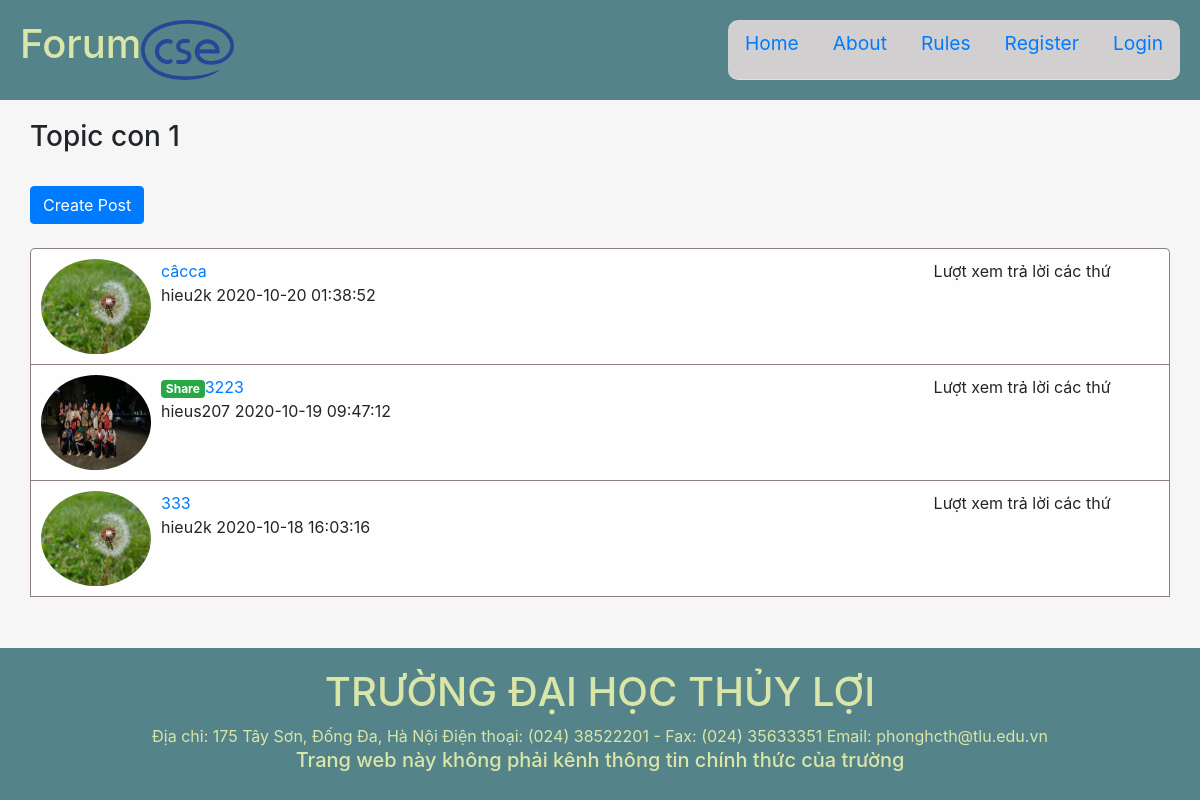
The page /Forum/index.php?controller=topics&action=mtp_index&mtp_id=1 on the database as committed earlier.
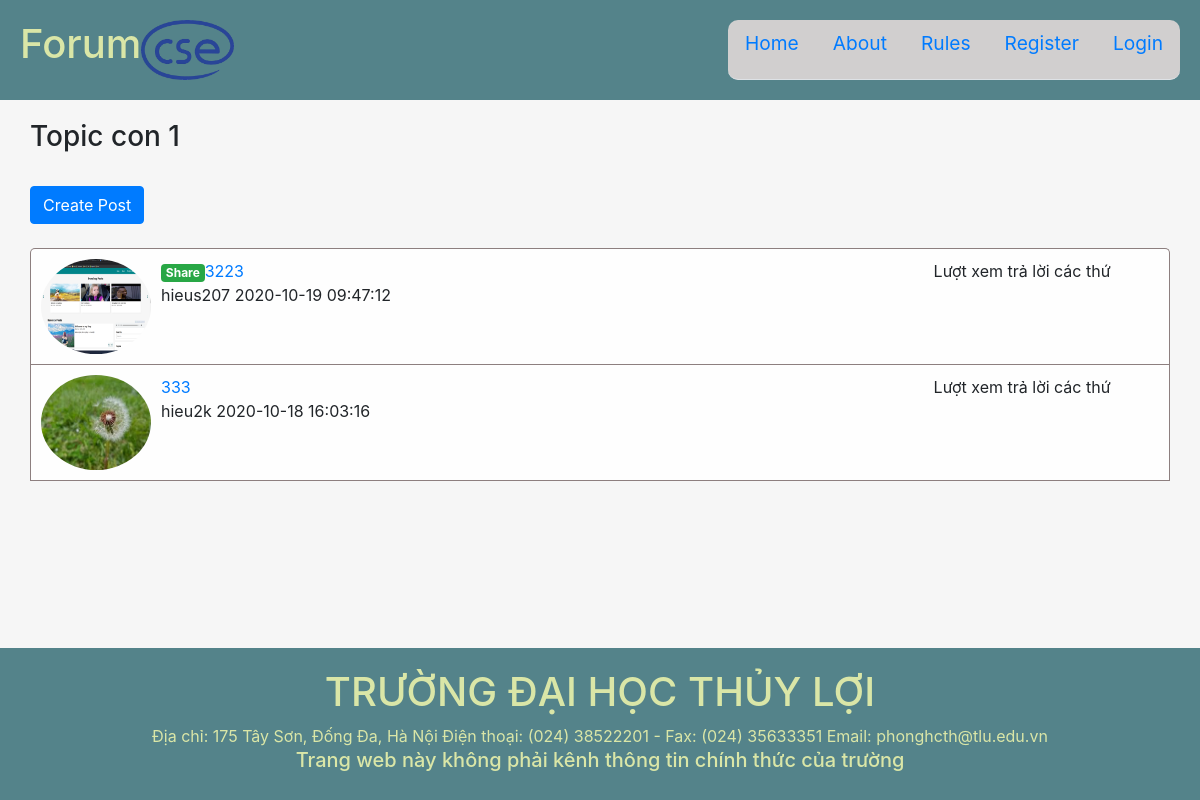
The same page on the database as committed later.
### tables this page shows
CREATE TABLE `posts` (
  `post_id` int(11) NOT NULL,
  `title` varchar(255) NOT NULL,
  `create_at` timestamp NOT NULL DEFAULT current_timestamp(),
  `edit_at` timestamp NULL DEFAULT NULL,
  `body` text NOT NULL,
  `tags` varchar(255) DEFAULT NULL,
  `status` tinyint(4) NOT NULL DEFAULT 1,
  `user_id` int(11) NOT NULL,
  `topic_id` int(11) NOT NULL,
  `mitopic_id` int(11) DEFAULT NULL
);

CREATE TABLE `users` (
  `user_id` int(11) NOT NULL,
  `username` varchar(60) NOT NULL,
  `fullname` varchar(60) NOT NULL,
  `email` varchar(255) NOT NULL,
  `avt` varchar(255) NOT NULL DEFAULT 'none.jpg',
  `password` varchar(255) NOT NULL,
  `code` varchar(255) DEFAULT NULL,
  `create_at` timestamp NOT NULL DEFAULT current_timestamp(),
  `admin` tinyint(4) NOT NULL DEFAULT 0,
  `status` tinyint(4) NOT NULL DEFAULT 0
);

### Forum/index.php (called while the page is built, shortened)
<?php
$action = isset($_GET['action']) ? $_GET['action'] : 'index';
$object = new $controller;
$object->$action();
?>

### Forum/models/model.php (called while the page is built, shortened)
<?php
    require_once("path.php");
    function openConnect(){
        $conn=mysqli_connect(HOST,USER,PASS,DB);
        return $conn;
    }
?>

### Forum/models/MitopicModel.php (called while the page is built, shortened)
<?php
    require_once("model.php");
    class MitopicModel{
        public $connection;
        function MitopicModel($title='',$description='',$topic_id=''){
            $this->connection=openConnect();
        }
        function getNamebyId($mtp_id){
            $sql="SELECT title FROM ". self::TABLE ." WHERE mitopic_id='$mtp_id'";
            $rs=mysqli_query($this->connection,$sql);
            $result=mysqli_fetch_assoc($rs);
            return $result;
        }
    }
?>

### Forum/path.php (called while the page is built, shortened)
<?php
    $BASE_URL="http://localhost:8080/Forum";
?>

### Forum/models/PostModel.php (called while the page is built, shortened)
<?php
    require_once("model.php");
    class PostModel{
        public $connection;
        function PostModel($title="",$body="",$tags="",$user_id="",$topic_id="",$mitopic_id="",$edit_at=""){
            $this->connection=openConnect();
        }
        function getPostInMTP($mtp_id){
            $sql="SELECT p.*,u.username,u.user_id,u.avt FROM posts As p JOIN users as u ON p.user_id=u.user_id WHERE p.mitopic_id='$mtp_id' ORDER BY p.post_id DESC";
            $rs=mysqli_query($this->connection,$sql);
            $result=mysqli_fetch_all($rs,MYSQLI_ASSOC);
            return $result;
        }
    }
?>

### Forum/views/topics/id_mitopics.php (the view, shortened to what this page needs)
<?php include_once("path.php");
global $ROOT_PATH; ?>
<?php include($ROOT_PATH."/includes/headerp1.php");?>
<?php include($ROOT_PATH."/includes/headerp2.php");?>
    <div class="page-wrapper">
        <div class="main-page container">
            <div class="row">
                <div class="main-content col-md-12">
                    <div class="topic-title">
                        <h3><?php echo $mtpname['title'];?></h3>
                    </div>
                        <div class="mitopic block-container">
                            <div class="block-body">
                            <br>
                            <a name="" class="btn btn-primary" href="<?php echo $BASE_URL."/index.php?controller=posts&action=create&mtp_id=".$data['mitopic_id'];?>" role="button">Create Post</a>
                            <br>
                            <br>
                            <div class="post-body-tp">
                                <?php foreach ($posts as $post):?>
                                <?php $data = explode(' ', $post['tags']);?>
                                <div class="post-content-tp d-flex">
                                    <img src="<?php echo $BASE_URL.'/assets/images/avt/'.$post['avt'];?>" alt="123" class="avt-tp rounded-circle">
                                    <div class="post-tp">
                                        <div class="post-title-tp"><a href="<?php echo $BASE_URL."/index.php?controller=posts&action=index&p_id=".$post['post_id'];?>"><?php if(count($data)>1):?><span class="<?php echo $data[0].' '.$data[1];?>"><?php echo $data[2];?></span><?php endif;?><?php echo $post['title'];?></a></div>
                                        <div class="post-info-tp">
                                            <?php echo $post['username'];?>
                                            <?php echo $post['create_at'];?>
                                        </div>
                                    </div>
                                    <div class="statics">
                                        Lượt xem trả lời các thứ
                                    </div>
                                </div>
                                <?php endforeach;?>
                                </div>
                            </div>
                        </div>
                </div>
            </div>
        </div>
    </div>
<?php include($ROOT_PATH."/includes/footer.php");?>

Rows that differ between the two databases and show on the page:
removed posts: user.avt (placeholder picture), title "câcca", user.username "hieu2k", create_at "2020-10-20 01:38:52"
changed through a linked row, posts "Share": user.avt: a different picture
